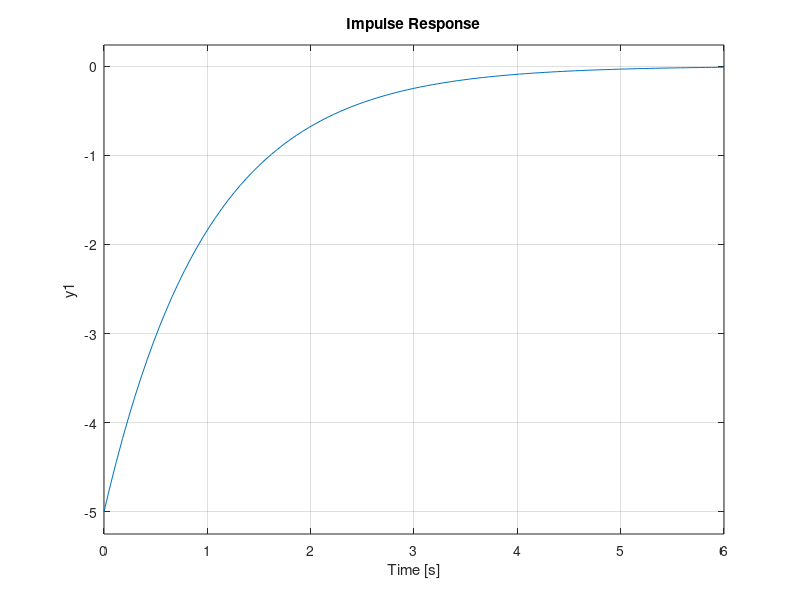

MATLAB code to generate this figure:
vs=input('vs value');
l=input('l value');
r=input('r value');
num=[vs*l 0];
den=[l r];
sys=tf(num,den);
impulse(sys);
